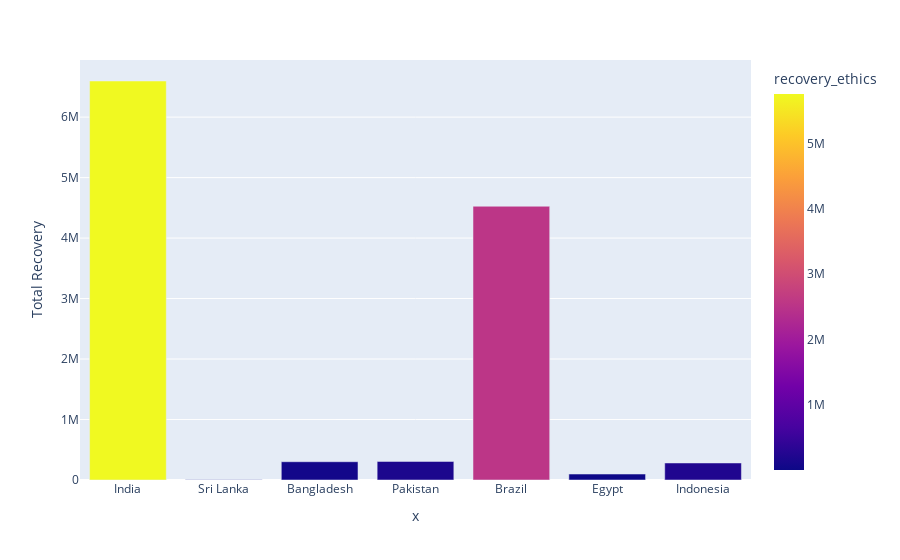

Here is the notebook cell this chart was saved with:
### Code cell
import plotly.express as px

fig = px.bar(ses, x=country_list,y='Total Recovery',color='recovery_ethics')
fig.show()

### Figure 1 — Plotly figure (JSON) as saved in the notebook; plotly's stock layout.template omitted (floating-point values rounded to 4 significant figures)
{"data": [{"alignmentgroup": "True", "hovertemplate": "x=%{x}<br>Total Recovery=%{y}<br>recovery_ethics=%{marker.color}<extra></extra>", "legendgroup": "", "marker": {"color": [5755000.0, 1629.0, 69800.0, 172400.0, 2536000.0, 17850.0, 218400.0], "coloraxis": "coloraxis"}, "name": "", "offsetgroup": "", "orientation": "v", "showlegend": false, "textposition": "auto", "type": "bar", "x": ["India", "Sri Lanka", "Bangladesh", "Pakistan", "Brazil", "Egypt", "Indonesia"], "xaxis": "x", "y": [6597209, 3395, 302298, 307069, 4526393, 98157, 281592], "yaxis": "y"}], "layout": {"barmode": "relative", "coloraxis": {"colorbar": {"title": {"text": "recovery_ethics"}}, "colorscale": [[0, "#0d0887"], [0.1111, "#46039f"], [0.2222, "#7201a8"], [0.3333, "#9c179e"], [0.4444, "#bd3786"], [0.5556, "#d8576b"], [0.6667, "#ed7953"], [0.7778, "#fb9f3a"], [0.8889, "#fdca26"], [1, "#f0f921"]]}, "legend": {"tracegroupgap": 0}, "margin": {"t": 60}, "xaxis": {"anchor": "y", "domain": [0, 1], "title": {"text": "x"}}, "yaxis": {"anchor": "x", "domain": [0, 1], "title": {"text": "Total Recovery"}}}}
